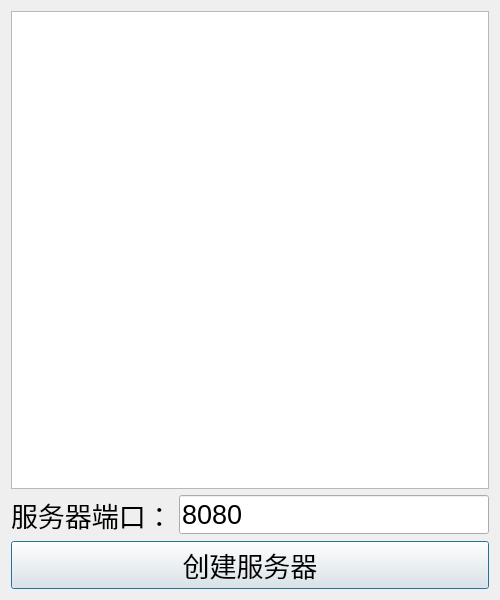
<?xml version="1.0" encoding="UTF-8"?>
<ui version="4.0">
 <class>ServerDialog</class>
 <widget class="QDialog" name="ServerDialog">
  <property name="geometry">
   <rect>
    <x>0</x>
    <y>0</y>
    <width>500</width>
    <height>600</height>
   </rect>
  </property>
  <property name="font">
   <font>
    <pointsize>20</pointsize>
   </font>
  </property>
  <property name="windowTitle">
   <string>ServerDialog</string>
  </property>
  <layout class="QVBoxLayout" name="verticalLayout">
   <item>
    <widget class="QListWidget" name="listWidget"/>
   </item>
   <item>
    <layout class="QHBoxLayout" name="horizontalLayout">
     <item>
      <widget class="QLabel" name="label">
       <property name="text">
        <string>服务器端口：</string>
       </property>
      </widget>
     </item>
     <item>
      <widget class="QLineEdit" name="portEdit">
       <property name="text">
        <string>8080</string>
       </property>
      </widget>
     </item>
    </layout>
   </item>
   <item>
    <widget class="QPushButton" name="createButton">
     <property name="text">
      <string>创建服务器</string>
     </property>
    </widget>
   </item>
  </layout>
 </widget>
 <resources/>
 <connections/>
</ui>
